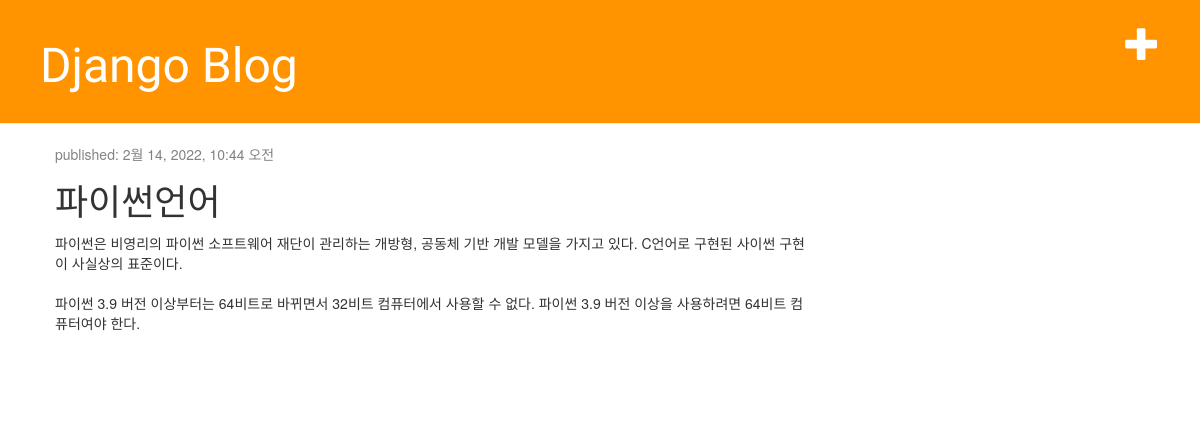
/blog/post/5, run on the app's committed database.
### blog/models.py (models this page shows, shortened)
class Post(models.Model):
    author = models.ForeignKey('auth.User',on_delete=models.CASCADE)
    title = models.CharField(max_length=200)
    text = models.TextField()
    created_date = models.DateTimeField(default=timezone.now)
    published_date = models.DateTimeField(blank=True, null=True)

### blog/views.py (the view)
# urls.py: path('post/<int:pk>', views.post_detail, name='post_detail'),
def post_detail(request,pk):
    post = get_object_or_404(Post, pk=pk)
    return render(request, 'blog/post_detail.html', {'post_key': post})

### blog/templates/blog/post_detail.html
{% extends 'blog/base.html' %}
{% block content %}
    <div class="post">
        <div class="date">
            <p>published: {{ post_key.published_date }}</p>
        </div>
        <h1>{{ post_key.title }}</h1>
        <p>{{ post_key.text| linebreaksbr }}</p>
    </div>
{% endblock %}

### data on the page
Post: published_date "2월 14, 2022, 10:44 오전", title "파이썬언어", text "파이썬은 비영리의 파이썬 소프트웨어 재단이 관리하는 개방형, 공동체 기반 개발 모델을 가지고 있다. C언어로 구현된 사이썬 구현이 사실상의 표준이다. 파이썬 3.9 버전 이상부터는 64비트로 바뀌면서 32비트 컴퓨터에서 사용할 수 없다. 파이썬 3.9 버전 이상을 사용하려면 64비트 컴퓨터여야 한다."
